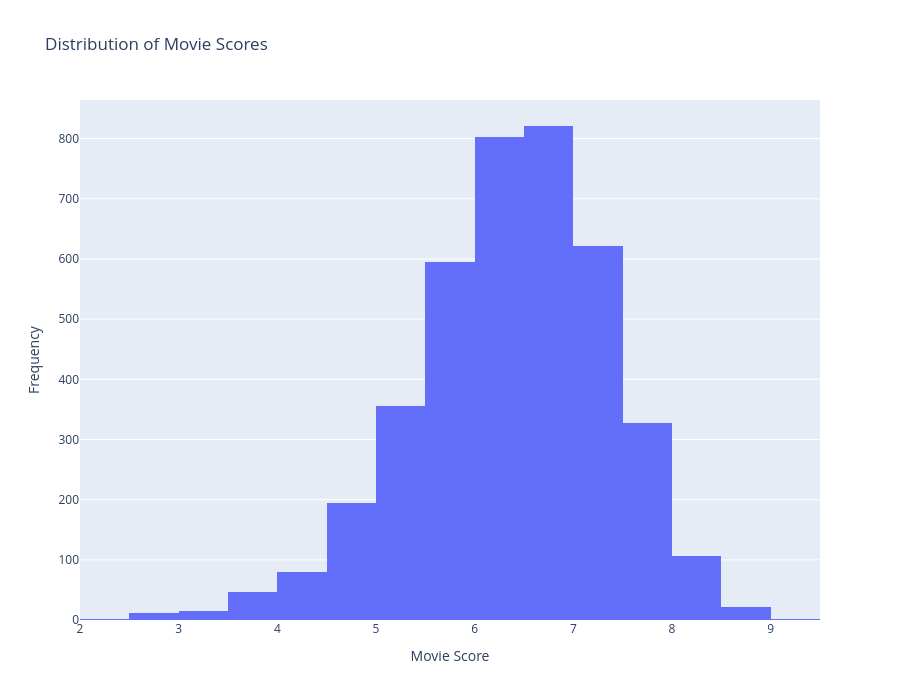

The notebook cell saved with this chart:
### Code cell
# Exercise 6
# Create a histogram showing the distribution of movie scores.
# Requirements:
# Choose an appropriate number of bins.
# Add a chart title
fig = px.histogram(
    movies,
    x="score",
    nbins=20,
    title="Distribution of Movie Scores"
)
fig.update_layout(
    xaxis_title="Movie Score",
    yaxis_title="Frequency",
    height=700
)
fig.show()

### Figure 1 — Plotly figure (JSON) as saved in the notebook; plotly's stock layout.template omitted (floating-point values rounded to 4 significant figures; data arrays with more than 128 entries replaced by an {"elided": "..."} marker saying what was removed)
{"data": [{"alignmentgroup": "True", "bingroup": "x", "hovertemplate": "score=%{x}<br>count=%{y}<extra></extra>", "legendgroup": "", "marker": {"color": "#636efa", "pattern": {"shape": ""}}, "name": "", "nbinsx": 20, "offsetgroup": "", "orientation": "v", "showlegend": false, "type": "histogram", "x": {"elided": "4000 float values"}, "xaxis": "x", "yaxis": "y"}], "layout": {"barmode": "relative", "height": 700, "legend": {"tracegroupgap": 0}, "title": {"text": "Distribution of Movie Scores"}, "xaxis": {"anchor": "y", "domain": [0, 1], "title": {"text": "Movie Score"}}, "yaxis": {"anchor": "x", "domain": [0, 1], "title": {"text": "Frequency"}}}}
